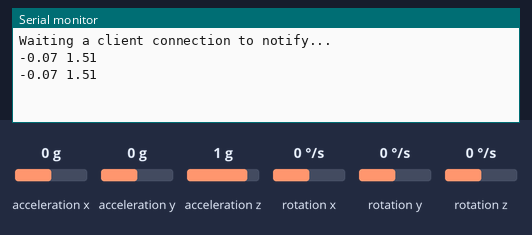
A sketch run on a simulated ESP32. Shown: the last lines printed to the serial monitor. The inputs (shaded band) are chosen by the test bench; at power-on: acceleration x 0 g, rotation y 0 °/s, acceleration y 0 g, acceleration z 1 g, rotation x 0 °/s, rotation z 0 °/s. Nothing arrives over Bluetooth unless stated; a phone connects over Bluetooth LE 3 s after start.

Above: at 1.2 s.
1.3 s: acceleration x set to -1.4 g
At 2.6 s:
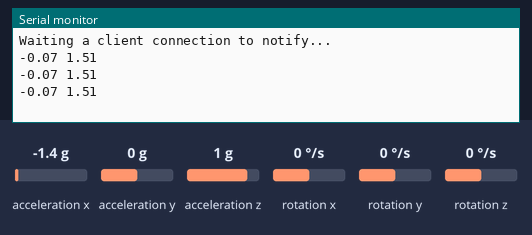
2.8 s: rotation y set to -192 °/s
At 3.8 s:
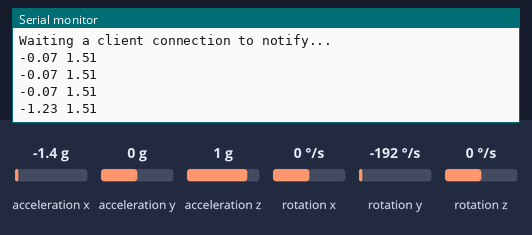
4.3 s: acceleration x set to -0.8 g
At 5.6 s:
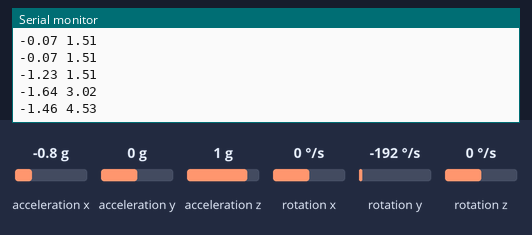
Timing chart, 0 to 7.3 s (numbered marks = the images above; inputs shaded):
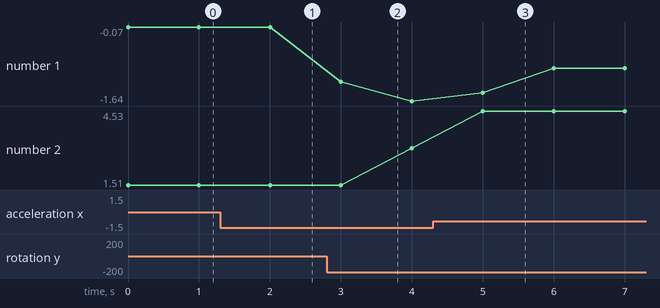

Measured:
- after the input at 4.3 s, the serial monitor: prints a new line after 0.70 s (image 3)
- plotted number 1: -1.64 → -0.94 after the input at 4.3 s
- plotted number 2: 1.51 → 3.02 after the input at 2.8 s

The sketch:

WIND_IOT_ESP1_APP.ino
```cpp
//------------------------------------
// The aim of this application is to estime the wind speed. The device
// composed by an esp32 and a 9 axis sensor (accelerometer, magnetometer,
// gyroscope) have to be attached to a rotatinal moving object (e.g windmill blades)
// to obtain the wind speed with the 9 axis data a previous calibration has been done
// Once the wind speed is obtained, it is sent via a BLE notification.
//
// Created on: JAN 21, 2022
// Author: Joaquín Sopena (joasop@gmail.com)
//------------------------------------


#include <MPU9250_asukiaaa.h>
#include <Adafruit_BMP280.h>
#include <string.h>
#include <BLEDevice.h>
#include <BLEUtils.h>
#include <BLEServer.h>
#include <BLE2902.h>
#include <stdio.h>
#include <stdlib.h>
#include <string.h>

//GLOBAL VARIABLES

//SENSOR
struct Three_axis_sensor_pressure {
  float aX, gY;
};
QueueHandle_t SensorQueueS;

//BLE
bool deviceConnected = false;

//BLE server name
#define bleServerName "ESP32-JSA"
#define SERVICE_UUID BLEUUID((uint16_t)0x181A)   //Enviromental Sensing
BLECharacteristic bmeaccXCharacteristic(BLEUUID((uint16_t)0x2A70), BLECharacteristic::PROPERTY_NOTIFY);
BLEDescriptor bmeaccXDescriptor(BLEUUID((uint16_t)0x2902));
BLECharacteristic bmeaccXCharacteristic2(BLEUUID((uint16_t)0x2A72), BLECharacteristic::PROPERTY_NOTIFY);
BLEDescriptor bmeaccXDescriptor2(BLEUUID((uint16_t)0x2902));

//Setup callbacks onConnect and onDisconnect
class MyServerCallbacks: public BLEServerCallbacks {
    void onConnect(BLEServer* pServer) {
      deviceConnected = true;
    };
    void onDisconnect(BLEServer* pServer) {
      deviceConnected = false;
    }
};


//SENSOR SENT VARIABLES
char acc_X[10], aux1[18], aux2[18];
//float gy, speed_rbd;
uint16_t gy = 0, ax = 0;

void capture_three_axis( void *pvParameters) {
  //Variables
  struct Three_axis_sensor_pressure TASP_S;
  //Struct to store the read values

  const TickType_t xDelay250ms = pdMS_TO_TICKS (250);
  TickType_t xLastWakeTime;
  uint8_t cnt = 0;

  //Objects
  Adafruit_BMP280 bme; // Pressure sensor
  MPU9250_asukiaaa three_axis; //Accelerometer, Magnetometer,Gyroscope meter

  //Initialization.
  Wire.begin(21, 22);
  three_axis.setWire(&Wire);
  bme.begin();
  three_axis.beginAccel();
  three_axis.beginGyro();

  while (1) {
    if (cnt < 4) {
      three_axis.accelUpdate();
      three_axis.gyroUpdate();
      TASP_S.aX = TASP_S.aX + three_axis.accelX();
      TASP_S.gY = TASP_S.gY + three_axis.gyroY();
      cnt += 1;
    }

    else if (cnt == 4) {
      //Filter and send new data every second
      TASP_S.aX = TASP_S.aX / 4;
      TASP_S.gY = TASP_S.gY / 4;
      xQueueSendToBack(SensorQueueS, (void *) &TASP_S, 0);
      memset(&TASP_S, 0, sizeof(TASP_S)); //Set values to zero
      cnt = 0;
    }
    vTaskDelayUntil(&xLastWakeTime, xDelay250ms);
  }
}

void send_sensor_data_ble( void *pvParameters) {
  struct Three_axis_sensor_pressure TASP_R;
  BaseType_t xStatus; //To receive data from queue
  const TickType_t xDelay1s = pdMS_TO_TICKS (1000);
  TickType_t xLastWakeTime;

  float ax_r, speed_rbd_ax = 0, gy_r, speed_rbd_gy = 0;

  //BLE Peripheral
  BLEDevice::init(bleServerName);

  // Create the BLE Server
  BLEServer *pServer = BLEDevice::createServer();
  pServer->setCallbacks(new MyServerCallbacks());

  // Create the BLE Service
  BLEService *bmeService = pServer->createService(SERVICE_UUID);

  bmeService->addCharacteristic(&bmeaccXCharacteristic);
  bmeaccXCharacteristic.addDescriptor(&bmeaccXDescriptor);
  bmeService->addCharacteristic(&bmeaccXCharacteristic2);
  bmeaccXCharacteristic2.addDescriptor(&bmeaccXDescriptor2);

  // Start the service
  bmeService->start();

  // Start advertising
  BLEAdvertising *pAdvertising = BLEDevice::getAdvertising();
  pAdvertising->addServiceUUID(SERVICE_UUID);
  pServer->getAdvertising()->start();
  Serial.println("Waiting a client connection to notify...");

  while (1) {
    if ( uxQueueSpacesAvailable != 0) {
      while ((xQueueReceive(SensorQueueS, (void *) &TASP_R, 0) == pdPASS)) {
      }
    }

    //variable auxiliar y concatenar
    //CONVERSION A INT.
    gy_r = (TASP_R.gY + 2000);
    ax_r = (TASP_R.aX+16);
    speed_rbd_ax = -0.0623*ax_r*ax_r + 3.0295*ax_r -32.592;
    speed_rbd_gy = -0.0157*gy_r + 32.914;
    Serial.print(speed_rbd_ax);
    Serial.print(" ");
    Serial.println(speed_rbd_gy);
    snprintf(aux1, sizeof(aux1), "%.3f", speed_rbd_ax);  //estimated speed
    snprintf(aux2, sizeof(aux2), "%.3f", speed_rbd_gy);  //estimated speed

    if (deviceConnected) {
      bmeaccXCharacteristic.setValue(aux1);
      bmeaccXCharacteristic.notify();
      bmeaccXCharacteristic2.setValue(aux2);
      bmeaccXCharacteristic2.notify();
    }
    vTaskDelayUntil(&xLastWakeTime, xDelay1s);
  }
}


void setup() {
  Serial.begin(9600);
  SensorQueueS = xQueueCreate(1, sizeof( struct Three_axis_sensor_pressure));
  if (  SensorQueueS != NULL) { //Create tasks only if the queue is created succesfully
    xTaskCreate(capture_three_axis, "capture_three_axis", 2000, NULL, 1, NULL);
    xTaskCreate(send_sensor_data_ble, "send_sensor_data_ble", 3000, NULL, 1, NULL);
  }
}

void loop() {
  // put your main code here, to run repeatedly:
}
```
